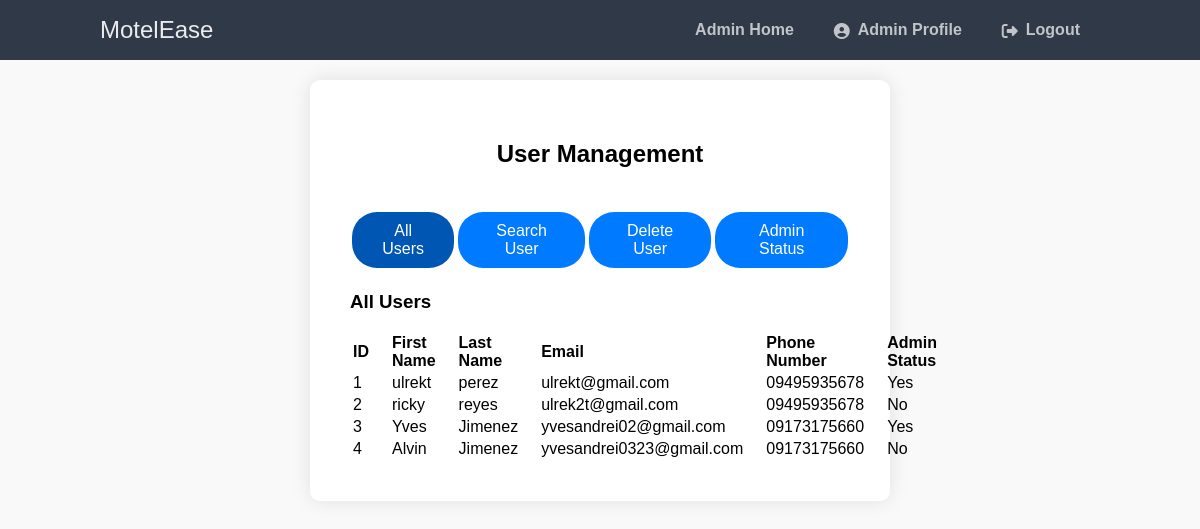
/ITPROGhotel/php/user_management.php (signed in), run on the app's committed database.
### tables this page shows
CREATE TABLE `user` (
  `id` int(11) NOT NULL,
  `firstName` varchar(50) NOT NULL,
  `lastName` varchar(50) NOT NULL,
  `email` varchar(50) NOT NULL,
  `phoneNumber` varchar(13) NOT NULL,
  `password` varchar(200) NOT NULL,
  `profilePicture` mediumblob NOT NULL,
  `admin_checker` int(1) NOT NULL
);

### ITPROGhotel/php/user_management.php (the view, shortened to what this page needs)
<?php
$conn = new mysqli('localhost', 'root', '', 'itproghs');
function getUsers() {
    global $conn;
    $result = $conn->query("SELECT * FROM user");
    return $result->fetch_all(MYSQLI_ASSOC);
}
function getAdmins() {
    global $conn;
    $result = $conn->query("SELECT * FROM user WHERE admin_checker = 1");
    return $result->fetch_all(MYSQLI_ASSOC);
}
$admins = getAdmins();
if (!isset($users)) {
    $users = getUsers();
}
?>
<!DOCTYPE html>
<html>
<head>
    <link href="../usermgmt.css" rel="stylesheet" type="text/css">
    <link rel="stylesheet" href="https://cdnjs.cloudflare.com/ajax/libs/font-awesome/6.2.0/css/all.min.css">
</head>
<body>
    <nav class="navtop">
        <div>
            <h1>MotelEase</h1>
            <a href="admin_home.php">Admin Home</a>
            <a href="admin_profile.php"><i class="fas fa-user-circle"></i>Admin Profile</a>
            <a href="logout.php"><i class="fas fa-sign-out-alt"></i>Logout</a>
        </div>
    </nav>
    <div class="container">
        <h2>User Management</h2>
        <div class="toggle-container">
            <button class="active" onclick="showForm('all-users-form')">All Users</button>
            <button onclick="showForm('search-form')">Search User</button>
            <button onclick="showForm('delete-form')">Delete User</button>
            <button onclick="showForm('admin-status-form')">Admin Status</button>
        </div>
        <div id="all-users-form" class="form-container active">
            <h3>All Users</h3>
            <table>
                <tr>
                    <th style="text-align: left; padding-right: 20px;">ID</th>
                    <th style="text-align: left; padding-right: 20px;">First Name</th>
                    <th style="text-align: left; padding-right: 20px;">Last Name</th>
                    <th style="text-align: left; padding-right: 20px;">Email</th>
                    <th style="text-align: left; padding-right: 20px;">Phone Number</th>
                    <th style="text-align: left; padding-right: 20px;">Admin Status</th>
                </tr>
                <?php foreach ($users as $user): ?>
                <tr>
                    <td style="text-align: left; padding-right: 20px;"><?php echo $user['id']; ?></td>
                    <td style="text-align: left; padding-right: 20px;"><?php echo $user['firstName']; ?></td>
                    <td style="text-align: left; padding-right: 20px;"><?php echo $user['lastName']; ?></td>
                    <td style="text-align: left; padding-right: 20px;"><?php echo $user['email']; ?></td>
                    <td style="text-align: left; padding-right: 20px;"><?php echo $user['phoneNumber']; ?></td>
                    <td style="text-align: left; padding-right: 20px;"><?php echo $user['admin_checker'] ? 'Yes' : 'No'; ?></td>
                </tr>
                <?php endforeach; ?>
            </table>
        </div>
    </div>
</body>
</html>

### ITPROGhotel/usermgmt.css (style rules this page uses)
body { font-family: 'Montserrat', sans-serif; background-color: #f9f9f9; margin: 0; padding: 0; }
.navtop { background-color: #2f3947; height: 60px; width: 100%; border: 0; position: fixed; top: 0; left: 0; z-index: 1000; }
.navtop div { display: flex; margin: 0 auto; width: 1000px; height: 100%; align-items: center; }
.navtop div h1, .navtop div a { display: inline-flex; align-items: center; }
.navtop div h1 { flex: 1; font-size: 24px; padding: 0; margin: 0; color: #eaebed; font-weight: normal; }
.navtop div a { padding: 0 20px; text-decoration: none; color: #c1c4c8; font-weight: bold; }
.navtop div a i { padding: 2px 8px 0 0; }
.container { background-color: white; padding: 40px; border-radius: 10px; box-shadow: 0 0 20px rgba(0, 0, 0, 0.1); width: 100%; max-width: 500px; display: flex; flex-direction: column; align-items: center; margin: 80px auto; }
.form-container { width: 100%; display: none; }
.form-container.active { display: block; }
.toggle-container { display: flex; justify-content: center; margin-top: 20px; }
.toggle-container button { background-color: #007BFF; border: none; padding: 10px 20px; text-align: center; text-decoration: none; display: inline-block; font-size: 16px; margin: 4px 2px; cursor: pointer; border-radius: 25px; color: white; transition: background-color 0.3s ease, transform 0.3s ease; }
.toggle-container button.active { background-color: #0056b3; }

### data on the page
user: id "1", firstName "ulrekt", lastName "perez", email "ulrekt@gmail.com", phoneNumber "09495935678", admin_checker "Yes"
user: id "2", firstName "ricky", lastName "reyes", email "ulrek2t@gmail.com", phoneNumber "09495935678", admin_checker "No"
user: id "3", firstName "Yves", lastName "Jimenez", email "yvesandrei02@gmail.com", phoneNumber "09173175660", admin_checker "Yes"
user: id "4", firstName "Alvin", lastName "Jimenez", email "yvesandrei0323@gmail.com", phoneNumber "09173175660", admin_checker "No"
